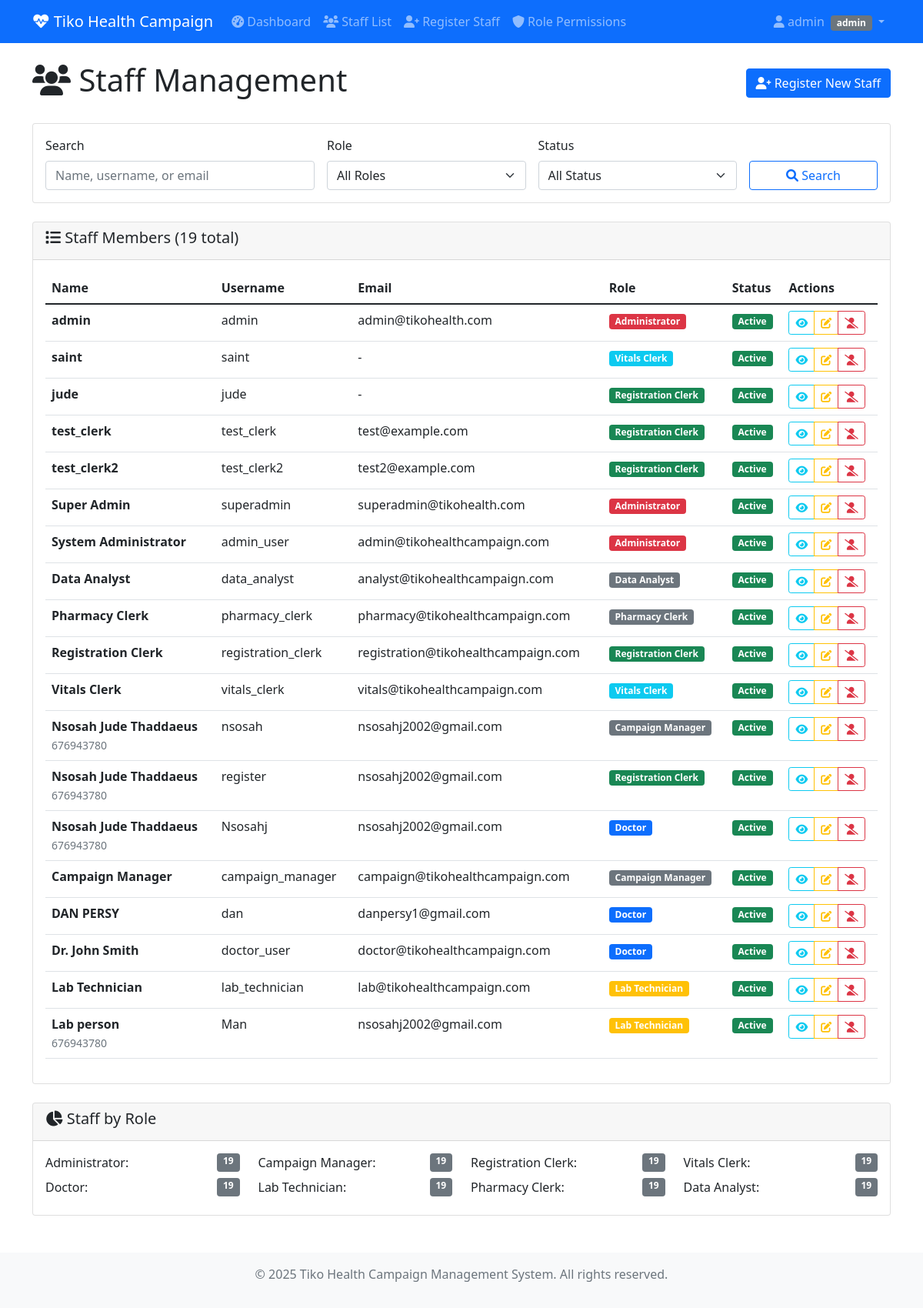
The page /accounts/staff/ (signed in) on the database its author committed.
### accounts/models.py (models this page shows, shortened)
class User(AbstractUser):
    role = models.CharField(
        max_length=50,
        choices=UserRole.choices,
        default=UserRole.REGISTRATION_CLERK,
        help_text="User's role in the health campaign"
    )
    phone_number = models.CharField(max_length=20, blank=True, null=True)
    employee_id = models.CharField(max_length=50, unique=True, blank=True, null=True)
    department = models.CharField(max_length=100, blank=True, null=True)
    is_active = models.BooleanField(default=True)
    created_at = models.DateTimeField(auto_now_add=True)
    updated_at = models.DateTimeField(auto_now=True)
    objects = CustomUserManager()
    def get_role_display(self):
        return dict(UserRole.choices).get(self.role, self.role)

### accounts/views.py (the view, shortened to what this page needs)
# urls.py: path('staff/', views.staff_list, name='staff_list'),
@login_required
@permission_required('auth.add_user', raise_exception=True)
def staff_list(request):
    search_query = request.GET.get('search', '')
    role_filter = request.GET.get('role', '')
    status_filter = request.GET.get('status', '')
    users = User.objects.all().order_by('last_name', 'first_name')
    if role_filter:
        users = users.filter(role=role_filter)
    if status_filter == 'active':
        users = users.filter(is_active=True)
    elif status_filter == 'inactive':
        users = users.filter(is_active=False)
    paginator = Paginator(users, 20)
    page_number = request.GET.get('page')
    users_page = paginator.get_page(page_number)
    context = {
        'users': users_page,
        'search_query': search_query,
        'role_filter': role_filter,
        'status_filter': status_filter,
        'role_choices': UserRole.choices,
    }
    return render(request, 'accounts/staff_list.html', context)

### templates/accounts/staff_list.html (shortened to what this page needs)
{% extends 'base.html' %}
{% block nav_items %}
<li class="nav-item">
    <a class="nav-link" href="{% url 'accounts:staff_list' %}">
        <i class="fas fa-users"></i> Staff List
    </a>
</li>
<li class="nav-item">
    <a class="nav-link" href="{% url 'accounts:staff_register' %}">
        <i class="fas fa-user-plus"></i> Register Staff
    </a>
</li>
<li class="nav-item">
    <a class="nav-link" href="{% url 'accounts:role_permissions' %}">
        <i class="fas fa-shield-alt"></i> Role Permissions
    </a>
</li>
{% endblock %}
{% block content %}
<div class="container">
    <div class="row">
        <div class="col-12">
            <div class="d-flex justify-content-between align-items-center mb-4">
                <h1><i class="fas fa-users"></i> Staff Management</h1>
                <a href="{% url 'accounts:staff_register' %}" class="btn btn-primary">
                    <i class="fas fa-user-plus"></i> Register New Staff
                </a>
            </div>
        </div>
    </div>
    <div class="row mb-4">
        <div class="col-12">
            <div class="card">
                <div class="card-body">
                    <form method="get" class="row g-3">
                        <div class="col-md-4">
                            <label for="search" class="form-label">Search</label>
                            <input type="text" class="form-control" id="search" name="search"
                                   value="{{ search_query }}" placeholder="Name, username, or email">
                        </div>
                        <div class="col-md-3">
                            <label for="role" class="form-label">Role</label>
                            <select class="form-select" id="role" name="role">
                                <option value="">All Roles</option>
                            </select>
                        </div>
                        <div class="col-md-3">
                            <label for="status" class="form-label">Status</label>
                            <select class="form-select" id="status" name="status">
                                <option value="">All Status</option>
                            </select>
                        </div>
                        <div class="col-md-2">
                            <label class="form-label">&nbsp;</label>
                            <div class="d-grid">
                                <button type="submit" class="btn btn-outline-primary">
                                    <i class="fas fa-search"></i> Search
                                </button>
                            </div>
                        </div>
                    </form>
                </div>
            </div>
        </div>
    </div>
    <div class="row">
        <div class="col-12">
            <div class="card">
                <div class="card-header">
                    <h5><i class="fas fa-list"></i> Staff Members ({{ users.paginator.count }} total)</h5>
                </div>
                <div class="card-body">
                    {% if users %}
                        <div class="table-responsive">
                            <table class="table table-hover">
                                <thead>
                                    <tr>
                                        <th>Name</th>
                                        <th>Username</th>
                                        <th>Email</th>
                                        <th>Role</th>
                                        <th>Status</th>
                                        <th>Actions</th>
                                    </tr>
                                </thead>
                                <tbody>
                                    {% for staff_user in users %}
                                    <tr>
                                        <td>
                                            <strong>{{ staff_user.get_full_name|default:staff_user.username }}</strong>
                                            {% if staff_user.phone_number %}
                                                <br><small class="text-muted">{{ staff_user.phone_number }}</small>
                                            {% endif %}
                                        </td>
                                        <td>{{ staff_user.username }}</td>
                                        <td>{{ staff_user.email|default:"-" }}</td>
                                        <td>
                                            <span class="badge bg-{% if staff_user.role == 'admin' %}danger{% elif staff_user.role == 'doctor' %}primary{% elif staff_user.role == 'registration_clerk' %}success{% elif staff_user.role == 'vitals_clerk' %}info{% elif staff_user.role == 'lab_technician' %}warning{% else %}secondary{% endif %}">
                                                {{ staff_user.get_role_display }}
                                            </span>
                                        </td>
                                        <td>
                                            {% if staff_user.is_active %}
                                                <span class="badge bg-success">Active</span>
                                            {% else %}
                                                <span class="badge bg-secondary">Inactive</span>
                                            {% endif %}
                                        </td>
                                        <td>
                                            <div class="btn-group btn-group-sm">
                                                <a href="{% url 'accounts:staff_detail' staff_user.pk %}"
                                                   class="btn btn-outline-info" title="View Details">
                                                    <i class="fas fa-eye"></i>
                                                </a>
                                                <a href="{% url 'accounts:staff_edit' staff_user.pk %}"
                                                   class="btn btn-outline-warning" title="Edit">
                                                    <i class="fas fa-edit"></i>
                                                </a>
                                                <a href="{% url 'accounts:staff_deactivate' staff_user.pk %}"
                                                   class="btn btn-outline-{% if staff_user.is_active %}danger{% else %}success{% endif %}"
                                                   title="{% if staff_user.is_active %}Deactivate{% else %}Activate{% endif %}">
                                                    <i class="fas fa-{% if staff_user.is_active %}user-slash{% else %}user-check{% endif %}"></i>
                                                </a>
                                            </div>
                                        </td>
                                    </tr>
                                    {% endfor %}
                                </tbody>
                            </table>
                        </div>
                    {% endif %}
                </div>
            </div>
        </div>
    </div>
    <div class="row mt-4">
        <div class="col-12">
            <div class="card">
                <div class="card-header">
                    <h5><i class="fas fa-chart-pie"></i> Staff by Role</h5>
                </div>
                <div class="card-body">
                    <div class="row">
                        {% for value, label in role_choices %}
                        <div class="col-md-3 mb-2">
                            <div class="d-flex justify-content-between">
                                <span>{{ label }}:</span>
                                <span class="badge bg-secondary">
                                    {{ users.paginator.object_list|length }}
                                </span>
                            </div>
                        </div>
                        {% endfor %}
                    </div>
                </div>
            </div>
        </div>
    </div>
</div>
{% endblock %}

### templates/base.html (shortened to what this page needs)
<!DOCTYPE html>
<html lang="en">
<head>
    <link href="https://cdn.jsdelivr.net/npm/bootstrap@5.1.3/dist/css/bootstrap.min.css" rel="stylesheet">
    <link href="https://cdnjs.cloudflare.com/ajax/libs/font-awesome/6.0.0/css/all.min.css" rel="stylesheet">
</head>
<body>
    {% if user.is_authenticated %}
    <nav class="navbar navbar-expand-lg navbar-dark bg-primary">
        <div class="container">
            <a class="navbar-brand" href="{% url 'accounts:dashboard' %}">
                <i class="fas fa-heartbeat"></i> Tiko Health Campaign
            </a>
            <div class="collapse navbar-collapse" id="navbarNav">
                <ul class="navbar-nav me-auto">
                    <li class="nav-item">
                        <a class="nav-link" href="{% url 'accounts:dashboard' %}">
                            <i class="fas fa-tachometer-alt"></i> Dashboard
                        </a>
                    </li>
                    {% block nav_items %}{% endblock %}
                </ul>
                <ul class="navbar-nav">
                    <li class="nav-item dropdown">
                        <a class="nav-link dropdown-toggle" href="#" id="navbarDropdown" role="button" data-bs-toggle="dropdown">
                            <i class="fas fa-user"></i> {{ user.get_full_name|default:user.username }}
                            <span class="badge bg-secondary ms-1">{{ user.role }}</span>
                        </a>
                    </li>
                </ul>
            </div>
        </div>
    </nav>
    {% endif %}
    <main class="container-fluid mt-4">
        {% block content %}{% endblock %}
    </main>
    <footer class="bg-light text-center text-muted py-3 mt-5">
        <div class="container">
            <p>&copy; 2025 Tiko Health Campaign Management System. All rights reserved.</p>
        </div>
    </footer>
</body>
</html>

### rows shown on the page
User: get_full_name "admin", role "admin", username "admin", email "admin@tikohealth.com", role "Administrator", is_active "Active"
User: get_full_name "saint", username "saint", email "-", role "Vitals Clerk", is_active "Active"
User: get_full_name "jude", username "jude", email "-", role "Registration Clerk", is_active "Active"
User: get_full_name "test_clerk", username "test_clerk", email "test@example.com", role "Registration Clerk", is_active "Active"
User: get_full_name "test_clerk2", username "test_clerk2", email "test2@example.com", role "Registration Clerk", is_active "Active"
User: get_full_name "Super Admin", username "superadmin", email "superadmin@tikohealth.com", role "Administrator", is_active "Active"
User: get_full_name "System Administrator", username "admin_user", email "admin@tikohealthcampaign.com", role "Administrator", is_active "Active"
User: get_full_name "Data Analyst", username "data_analyst", email "analyst@tikohealthcampaign.com", role "Data Analyst", is_active "Active"
User: get_full_name "Pharmacy Clerk", username "pharmacy_clerk", email "pharmacy@tikohealthcampaign.com", role "Pharmacy Clerk", is_active "Active"
User: get_full_name "Registration Clerk", username "registration_clerk", email "registration@tikohealthcampaign.com", role "Registration Clerk", is_active "Active"
User: get_full_name "Vitals Clerk", username "vitals_clerk", email "vitals@tikohealthcampaign.com", role "Vitals Clerk", is_active "Active"
User: get_full_name "Nsosah Jude Thaddaeus", phone_number "676943780", username "nsosah", email "nsosahj2002@gmail.com", role "Campaign Manager", is_active "Active"
User: get_full_name "Nsosah Jude Thaddaeus", phone_number "676943780", username "register", email "nsosahj2002@gmail.com", role "Registration Clerk", is_active "Active"
User: get_full_name "Nsosah Jude Thaddaeus", phone_number "676943780", username "Nsosahj", email "nsosahj2002@gmail.com", role "Doctor", is_active "Active"
User: get_full_name "Campaign Manager", username "campaign_manager", email "campaign@tikohealthcampaign.com", role "Campaign Manager", is_active "Active"
User: get_full_name "DAN PERSY", username "dan", email "danpersy1@gmail.com", role "Doctor", is_active "Active"
User: get_full_name "Dr. John Smith", username "doctor_user", email "doctor@tikohealthcampaign.com", role "Doctor", is_active "Active"
User: get_full_name "Lab Technician", username "lab_technician", email "lab@tikohealthcampaign.com", role "Lab Technician", is_active "Active"
User: get_full_name "Lab person", phone_number "676943780", username "Man", email "nsosahj2002@gmail.com", role "Lab Technician", is_active "Active"

### other values the page prints
{{ users.paginator.count }} "19"
{{ label }} "Administrator" "Campaign Manager" "Registration Clerk" "Vitals Clerk" "Doctor" "Lab Technician" "Pharmacy Clerk" "Data Analyst"
{{ users.paginator.object_list|length }} "19" "19" "19" "19" "19" "19" "19" "19"
